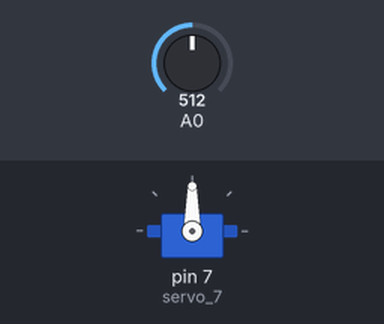
A sketch run on a simulated Arduino Uno, built with avr-gcc and run on an emulated ATmega328P. On the bench: servo. Inputs (shaded band) come from the test bench; at power-on: A0 = 512.

Above: at 1.2 s.
1.3 s: A0 set to 716
At 2.5 s:
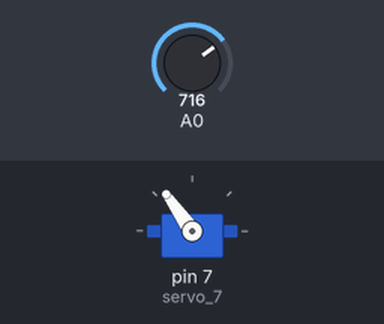
2.8 s: A0 set to 900
At 3.8 s:
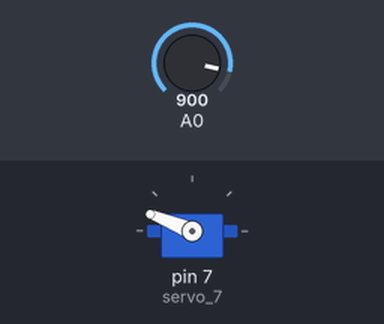
4.3 s: A0 set to 1023
At 5.0 s:
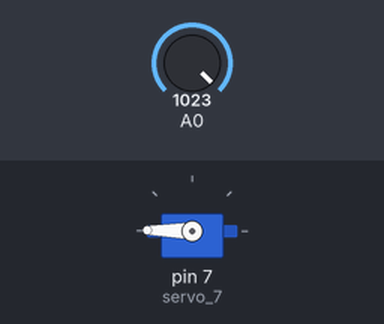
5.8 s: A0 set to 306
At 6.1 s:
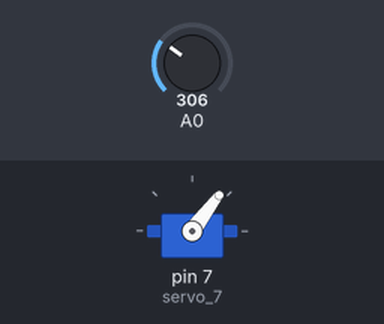
7.3 s: A0 set to 122
At 8.4 s:
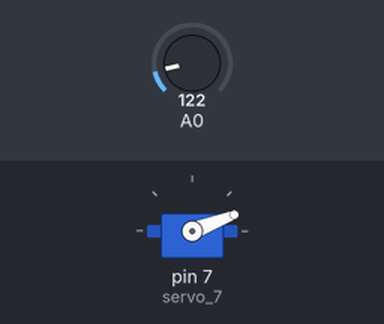
Timing chart, 0 to 9.8 s (numbered marks = the images above; inputs shaded):
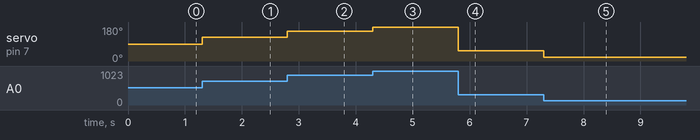

Measured:
- after the input at 1.3 s, servo on pin 7 (servo_7): 90° → 125° at once
- after the input at 2.8 s, servo on pin 7 (servo_7): 125° → 158° at once
- after the input at 4.3 s, servo on pin 7 (servo_7): 158° → 179° at once
- after the input at 5.8 s, servo on pin 7 (servo_7): 179° → 53° at once
- after the input at 7.3 s, servo on pin 7 (servo_7): 53° → 21° at once

The sketch:

P6.1_arduinoblocks_-_joystick.ino
```cpp
#include <Servo.h>

double ValorX;
double AnguloServo;
Servo servo_7;

void setup()
{
  	servo_7.attach(7);

	pinMode(A0, INPUT);

}


void loop()
{

  	ValorX = analogRead(A0);
  	AnguloServo = (((ValorX * 180)) / 1024);
  	servo_7.write(AnguloServo);

}
```
